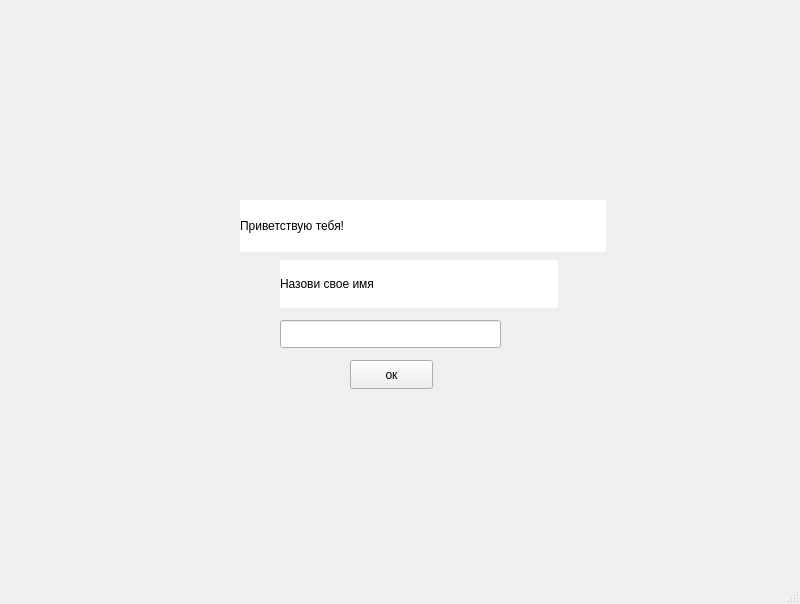
<?xml version="1.0" encoding="UTF-8"?>
<ui version="4.0">
 <class>MainWindow</class>
 <widget class="QMainWindow" name="MainWindow">
  <property name="geometry">
   <rect>
    <x>0</x>
    <y>0</y>
    <width>800</width>
    <height>604</height>
   </rect>
  </property>
  <property name="maximumSize">
   <size>
    <width>800</width>
    <height>604</height>
   </size>
  </property>
  <property name="windowTitle">
   <string>MainWindow</string>
  </property>
  <widget class="QWidget" name="centralwidget">
   <widget class="QLineEdit" name="L_name">
    <property name="geometry">
     <rect>
      <x>280</x>
      <y>320</y>
      <width>221</width>
      <height>28</height>
     </rect>
    </property>
   </widget>
   <widget class="QPushButton" name="B_ok">
    <property name="geometry">
     <rect>
      <x>350</x>
      <y>360</y>
      <width>83</width>
      <height>29</height>
     </rect>
    </property>
    <property name="text">
     <string>ок</string>
    </property>
   </widget>
   <widget class="QLabel" name="text_2">
    <property name="geometry">
     <rect>
      <x>280</x>
      <y>260</y>
      <width>278</width>
      <height>48</height>
     </rect>
    </property>
    <property name="styleSheet">
     <string notr="true">background-color: rgb(255, 255, 255);
font: 18pt &quot;Segoe Script&quot;;
</string>
    </property>
    <property name="text">
     <string>Назови свое имя</string>
    </property>
   </widget>
   <widget class="QLabel" name="text_1">
    <property name="geometry">
     <rect>
      <x>240</x>
      <y>200</y>
      <width>366</width>
      <height>52</height>
     </rect>
    </property>
    <property name="styleSheet">
     <string notr="true">
background-color: rgb(255, 255, 255);
font: 20pt &quot;Segoe Script&quot;;</string>
    </property>
    <property name="text">
     <string>Приветствую тебя!</string>
    </property>
   </widget>
  </widget>
  <widget class="QMenuBar" name="menubar">
   <property name="geometry">
    <rect>
     <x>0</x>
     <y>0</y>
     <width>800</width>
     <height>25</height>
    </rect>
   </property>
  </widget>
  <widget class="QStatusBar" name="statusbar"/>
 </widget>
 <resources/>
 <connections/>
</ui>
